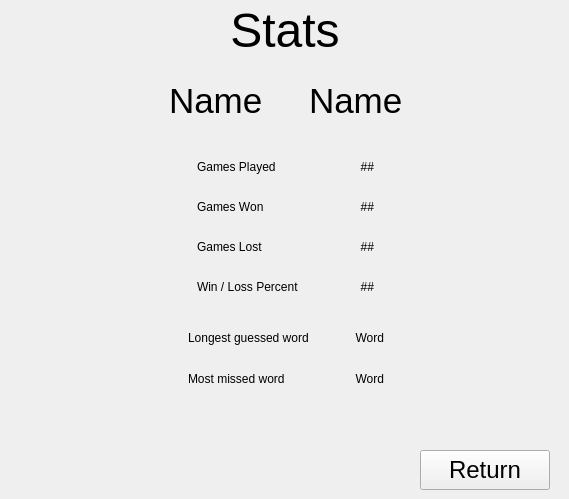
    <widget class="QWidget" name="stats_page">
     <widget class="QLabel" name="st_title_lb">
      <property name="geometry">
       <rect>
        <x>10</x>
        <y>10</y>
        <width>550</width>
        <height>40</height>
       </rect>
      </property>
      <property name="font">
       <font>
        <pointsize>36</pointsize>
       </font>
      </property>
      <property name="text">
       <string>Stats</string>
      </property>
      <property name="alignment">
       <set>Qt::AlignCenter</set>
      </property>
     </widget>
     <widget class="QPushButton" name="st_return_btn">
      <property name="geometry">
       <rect>
        <x>420</x>
        <y>450</y>
        <width>130</width>
        <height>40</height>
       </rect>
      </property>
      <property name="font">
       <font>
        <pointsize>18</pointsize>
       </font>
      </property>
      <property name="text">
       <string>Return</string>
      </property>
     </widget>
     <widget class="QWidget" name="layoutWidget">
      <property name="geometry">
       <rect>
        <x>20</x>
        <y>70</y>
        <width>531</width>
        <height>62</height>
       </rect>
      </property>
      <layout class="QHBoxLayout" name="horizontalLayout_20">
       <item>
        <spacer name="horizontalSpacer_16">
         <property name="orientation">
          <enum>Qt::Horizontal</enum>
         </property>
         <property name="sizeHint" stdset="0">
          <size>
           <width>40</width>
           <height>20</height>
          </size>
         </property>
        </spacer>
       </item>
       <item>
        <layout class="QHBoxLayout" name="horizontalLayout_19">
         <item>
          <widget class="QLabel" name="st_title_lb_2">
           <property name="font">
            <font>
             <pointsize>26</pointsize>
            </font>
           </property>
           <property name="text">
            <string>Name</string>
           </property>
           <property name="alignment">
            <set>Qt::AlignLeading|Qt::AlignLeft|Qt::AlignVCenter</set>
           </property>
          </widget>
         </item>
         <item>
          <spacer name="horizontalSpacer_15">
           <property name="orientation">
            <enum>Qt::Horizontal</enum>
           </property>
           <property name="sizeHint" stdset="0">
            <size>
             <width>40</width>
             <height>20</height>
            </size>
           </property>
          </spacer>
         </item>
         <item>
          <widget class="QLabel" name="st_name_lb">
           <property name="font">
            <font>
             <pointsize>26</pointsize>
            </font>
           </property>
           <property name="text">
            <string>Name</string>
           </property>
           <property name="alignment">
            <set>Qt::AlignLeading|Qt::AlignLeft|Qt::AlignVCenter</set>
           </property>
          </widget>
         </item>
        </layout>
       </item>
       <item>
        <spacer name="horizontalSpacer_17">
         <property name="orientation">
          <enum>Qt::Horizontal</enum>
         </property>
         <property name="sizeHint" stdset="0">
          <size>
           <width>40</width>
           <height>20</height>
          </size>
         </property>
        </spacer>
       </item>
      </layout>
     </widget>
     <widget class="QWidget" name="layoutWidget">
      <property name="geometry">
       <rect>
        <x>20</x>
        <y>150</y>
        <width>531</width>
        <height>154</height>
       </rect>
      </property>
      <layout class="QHBoxLayout" name="horizontalLayout_17">
       <item>
        <spacer name="horizontalSpacer_9">
         <property name="orientation">
          <enum>Qt::Horizontal</enum>
         </property>
         <property name="sizeHint" stdset="0">
          <size>
           <width>40</width>
           <height>20</height>
          </size>
         </property>
        </spacer>
       </item>
       <item>
        <layout class="QGridLayout" name="gridLayout">
         <item row="0" column="0">
          <widget class="QLabel" name="label_2">
           <property name="text">
            <string>Games Played</string>
           </property>
          </widget>
         </item>
         <item row="0" column="1">
          <spacer name="horizontalSpacer_5">
           <property name="orientation">
            <enum>Qt::Horizontal</enum>
           </property>
           <property name="sizeHint" stdset="0">
            <size>
             <width>40</width>
             <height>20</height>
            </size>
           </property>
          </spacer>
         </item>
         <item row="0" column="2">
          <widget class="QLabel" name="st_played_lb">
           <property name="text">
            <string>##</string>
           </property>
           <property name="alignment">
            <set>Qt::AlignRight|Qt::AlignTrailing|Qt::AlignVCenter</set>
           </property>
          </widget>
         </item>
         <item row="1" column="0">
          <widget class="QLabel" name="label_4">
           <property name="text">
            <string>Games Won</string>
           </property>
          </widget>
         </item>
         <item row="1" column="1">
          <spacer name="horizontalSpacer_6">
           <property name="orientation">
            <enum>Qt::Horizontal</enum>
           </property>
           <property name="sizeHint" stdset="0">
            <size>
             <width>40</width>
             <height>20</height>
            </size>
           </property>
          </spacer>
         </item>
         <item row="1" column="2">
          <widget class="QLabel" name="st_won_lb">
           <property name="text">
            <string>##</string>
           </property>
           <property name="alignment">
            <set>Qt::AlignRight|Qt::AlignTrailing|Qt::AlignVCenter</set>
           </property>
          </widget>
         </item>
         <item row="2" column="0">
          <widget class="QLabel" name="label_6">
           <property name="text">
            <string>Games Lost</string>
           </property>
          </widget>
         </item>
         <item row="2" column="1">
          <spacer name="horizontalSpacer_7">
           <property name="orientation">
            <enum>Qt::Horizontal</enum>
           </property>
           <property name="sizeHint" stdset="0">
            <size>
             <width>40</width>
             <height>20</height>
            </size>
           </property>
          </spacer>
         </item>
         <item row="2" column="2">
          <widget class="QLabel" name="st_lost_lb">
           <property name="text">
            <string>##</string>
           </property>
           <property name="alignment">
            <set>Qt::AlignRight|Qt::AlignTrailing|Qt::AlignVCenter</set>
           </property>
          </widget>
         </item>
         <item row="3" column="0">
          <widget class="QLabel" name="label_9">
           <property name="text">
            <string>Win / Loss Percent</string>
           </property>
          </widget>
         </item>
         <item row="3" column="1">
          <spacer name="horizontalSpacer_8">
           <property name="orientation">
            <enum>Qt::Horizontal</enum>
           </property>
           <property name="sizeHint" stdset="0">
            <size>
             <width>40</width>
             <height>20</height>
            </size>
           </property>
          </spacer>
         </item>
         <item row="3" column="2">
          <widget class="QLabel" name="st_ratio_lb">
           <property name="text">
            <string>##</string>
           </property>
           <property name="alignment">
            <set>Qt::AlignRight|Qt::AlignTrailing|Qt::AlignVCenter</set>
           </property>
          </widget>
         </item>
        </layout>
       </item>
       <item>
        <spacer name="horizontalSpacer_10">
         <property name="orientation">
          <enum>Qt::Horizontal</enum>
         </property>
         <property name="sizeHint" stdset="0">
          <size>
           <width>40</width>
           <height>20</height>
          </size>
         </property>
        </spacer>
       </item>
      </layout>
     </widget>
     <widget class="QWidget" name="layoutWidget">
      <property name="geometry">
       <rect>
        <x>20</x>
        <y>320</y>
        <width>531</width>
        <height>76</height>
       </rect>
      </property>
      <layout class="QHBoxLayout" name="horizontalLayout_18">
       <item>
        <spacer name="horizontalSpacer_13">
         <property name="orientation">
          <enum>Qt::Horizontal</enum>
         </property>
         <property name="sizeHint" stdset="0">
          <size>
           <width>40</width>
           <height>20</height>
          </size>
         </property>
        </spacer>
       </item>
       <item>
        <layout class="QGridLayout" name="gridLayout_2">
         <item row="0" column="0">
          <widget class="QLabel" name="label_11">
           <property name="text">
            <string>Longest guessed word</string>
           </property>
          </widget>
         </item>
         <item row="0" column="1">
          <spacer name="horizontalSpacer_11">
           <property name="orientation">
            <enum>Qt::Horizontal</enum>
           </property>
           <property name="sizeHint" stdset="0">
            <size>
             <width>40</width>
             <height>20</height>
            </size>
           </property>
          </spacer>
         </item>
         <item row="0" column="2">
          <widget class="QLabel" name="st_long_word_lb">
           <property name="text">
            <string>Word</string>
           </property>
           <property name="alignment">
            <set>Qt::AlignRight|Qt::AlignTrailing|Qt::AlignVCenter</set>
           </property>
          </widget>
         </item>
         <item row="1" column="0">
          <widget class="QLabel" name="label_13">
           <property name="text">
            <string>Most missed word</string>
           </property>
          </widget>
         </item>
         <item row="1" column="1">
          <spacer name="horizontalSpacer_12">
           <property name="orientation">
            <enum>Qt::Horizontal</enum>
           </property>
           <property name="sizeHint" stdset="0">
            <size>
             <width>40</width>
             <height>20</height>
            </size>
           </property>
          </spacer>
         </item>
         <item row="1" column="2">
          <widget class="QLabel" name="st_most_missed_lb">
           <property name="text">
            <string>Word</string>
           </property>
           <property name="alignment">
            <set>Qt::AlignRight|Qt::AlignTrailing|Qt::AlignVCenter</set>
           </property>
          </widget>
         </item>
        </layout>
       </item>
       <item>
        <spacer name="horizontalSpacer_14">
         <property name="orientation">
          <enum>Qt::Horizontal</enum>
         </property>
         <property name="sizeHint" stdset="0">
          <size>
           <width>40</width>
           <height>20</height>
          </size>
         </property>
        </spacer>
       </item>
      </layout>
     </widget>
    </widget>
